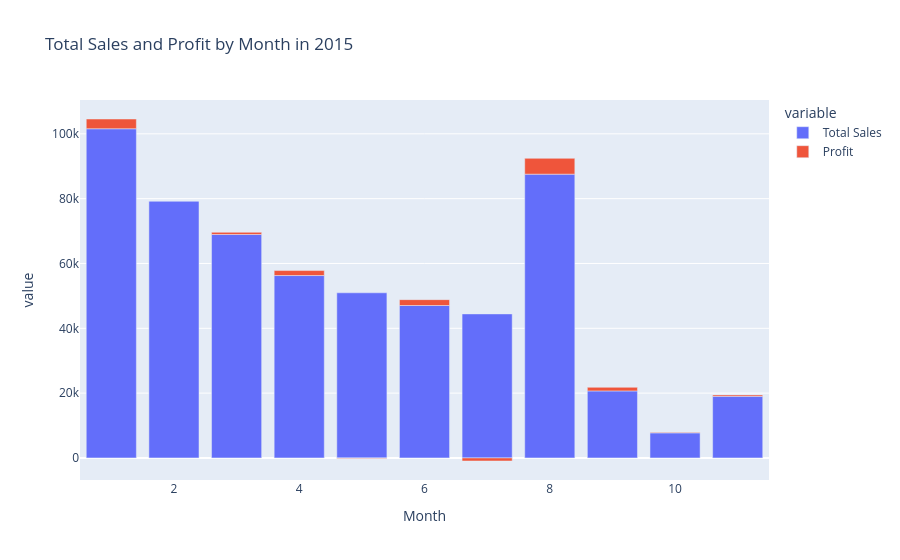

The notebook cell saved with this chart:
### Code cell
import plotly.express as px

# Make a copy of the filtered DataFrame
year = df[df['Order Date'].dt.year.isin([2015])].copy()

# Add the 'Month' column
year['Month'] = year['Order Date'].dt.month

# Group by month and calculate sum of 'Total Sales' and 'Profit'
SalesProfit_by_Month = year.groupby('Month')[['Total Sales', 'Profit']].sum().round()

# Create an interactive bar plot with Plotly
fig = px.bar(SalesProfit_by_Month, 
             x=SalesProfit_by_Month.index,  # 'Month' column as x-axis
             y=['Total Sales', 'Profit'],  # Columns for y-axis
             labels={'Total Sales': 'Total Sales ($)', 'Profit': 'Profit ($)'},
             title="Total Sales and Profit by Month in 2015")

# Show the plot
fig.show()

### Figure 1 — Plotly figure (JSON) as saved in the notebook; plotly's stock layout.template omitted (floating-point values rounded to 4 significant figures)
{"data": [{"alignmentgroup": "True", "hovertemplate": "variable=Total Sales<br>Month=%{x}<br>value=%{y}<extra></extra>", "legendgroup": "Total Sales", "marker": {"color": "#636efa", "pattern": {"shape": ""}}, "name": "Total Sales", "offsetgroup": "Total Sales", "orientation": "v", "showlegend": true, "textposition": "auto", "type": "bar", "x": [1, 2, 3, 4, 5, 6, 7, 8, 9, 10, 11], "xaxis": "x", "y": [101576, 79289, 68945, 56277, 50955, 47035, 44441, 87560, 20676, 7745, 19017], "yaxis": "y"}, {"alignmentgroup": "True", "hovertemplate": "variable=Profit<br>Month=%{x}<br>value=%{y}<extra></extra>", "legendgroup": "Profit", "marker": {"color": "#EF553B", "pattern": {"shape": ""}}, "name": "Profit", "offsetgroup": "Profit", "orientation": "v", "showlegend": true, "textposition": "auto", "type": "bar", "x": [1, 2, 3, 4, 5, 6, 7, 8, 9, 10, 11], "xaxis": "x", "y": [3004, 1, 672, 1543, -158, 1810, -947, 4888, 1117, 190, 435], "yaxis": "y"}], "layout": {"autosize": true, "barmode": "relative", "legend": {"title": {"text": "variable"}, "tracegroupgap": 0}, "title": {"text": "Total Sales and Profit by Month in 2015"}, "xaxis": {"anchor": "y", "autorange": true, "domain": [0, 1], "range": [0.5, 11.5], "title": {"text": "Month"}, "type": "linear"}, "yaxis": {"anchor": "x", "autorange": true, "domain": [0, 1], "range": [-6810.0, 110400.0], "title": {"text": "value"}, "type": "linear"}}}
